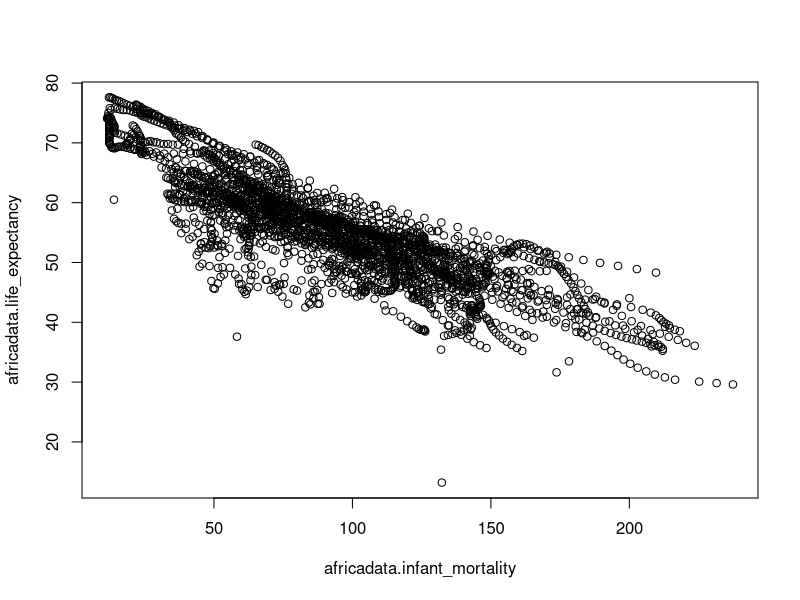
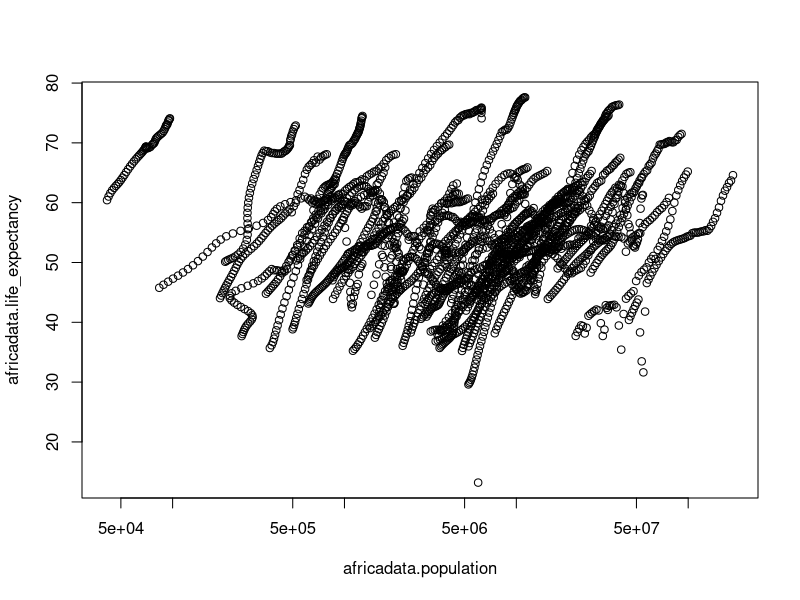

Write the R code that produced these figures, in order.
## ---- chunk 1
library("dslabs")
str(gapminder)
summary(gapminder)
data(gapminder)

africadata <- subset(gapminder, (continent == "Africa"))
#creates a new dataframe from a subset of the old one where the continent is Africa
str(africadata)
#Checks to make sure I have the correct number of observations

inf_LE <- data.frame(africadata$infant_mortality, africadata$life_expectancy)
#creates a new dataframe from these two columns of the africadata dataframe
#this one is for infant mortality and Life expectancy
str(inf_LE)
#This checks to make sure I got it right

pop_LE <- data.frame(africadata$population, africadata$life_expectancy)
#This creates a new dataframe for population and life expectancy data
str(pop_LE)
#This checks that I have everything right

plot(inf_LE)
#plots this dataframe on a scatter plot
#plot(pop_LE$africadata.population, pop_LE$africadata.life_expectancy, log = "x")
#above is one option for generating the other scatter plot
plot(pop_LE, log = "x")
#here is a neater version
#the log function is where you can specify which axis should be in log, in this case population
## ---- chunk 2
year_inf <- data.frame(africadata$year, africadata$infant_mortality)
#this creates a matrix with year and infant mortality
year_inf[is.na(year_inf)] <- "A"
#this line rewrites the dataset, changing all NA's to A
missing <- subset(year_inf, (africadata.infant_mortality == "A"))
#this makes a new dataset with the subset function that pulls out all the years with A as a value
#This didn't work with NA which is why I changed it to A. Not the most elegant solution but it works
str(missing)
#this line is for checking

year2000 <- subset(africadata, (year == "2000"))
#this creates a new data.frame with all the data from the year 2000 from africadata
str(year2000)
#this is for checking
